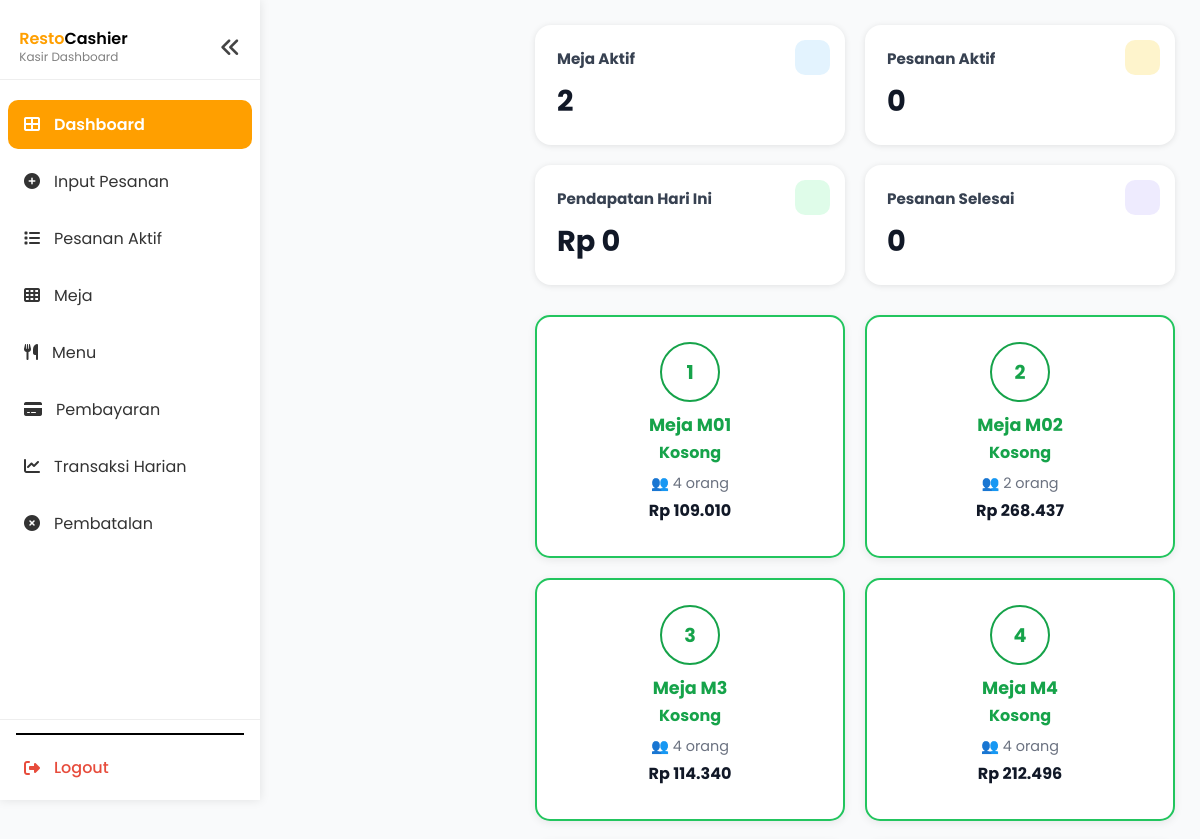
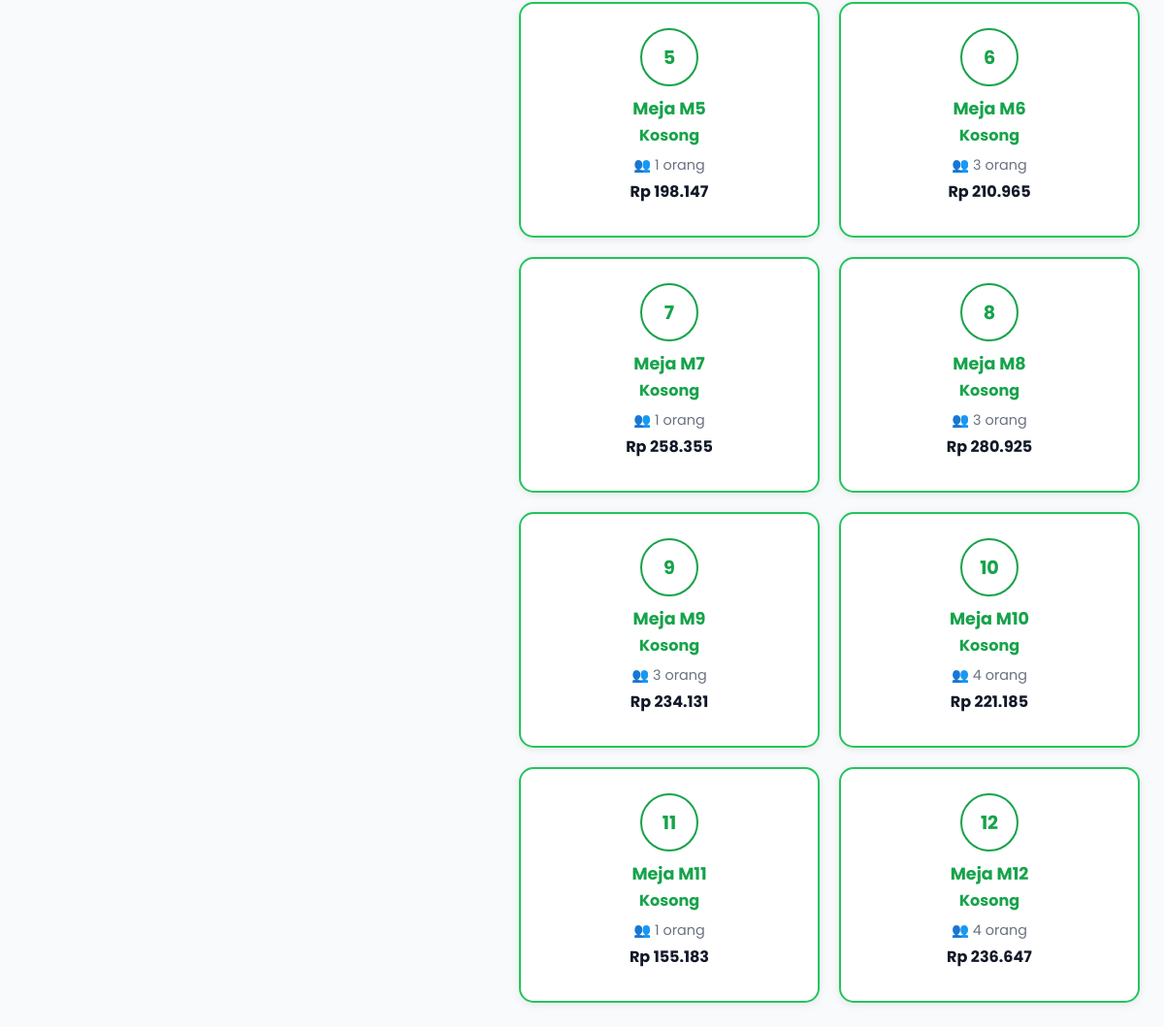
/kasir/dashboard_kasir.php, run on the app's committed database (2 pictures, top to bottom).
### tables this page shows
CREATE TABLE `meja` (
  `id_meja` int NOT NULL,
  `nomor_meja` varchar(20) NOT NULL,
  `kode_unik` varchar(64) NOT NULL,
  `status_meja` enum('kosong','terisi','menunggu_pembayaran','selesai') DEFAULT 'kosong',
  `qrcode_url` varchar(255) DEFAULT NULL,
  `last_update` datetime DEFAULT CURRENT_TIMESTAMP ON UPDATE CURRENT_TIMESTAMP
);

### kasir/dashboard_kasir.php (the view, shortened to what this page needs)
<?php
require_once '../database/connect.php';
include '../sidebar/sidebar_kasir.php';
$q1 = $conn->query("SELECT COUNT(*) AS total FROM meja");
$meja_aktif = $q1->fetch_assoc()['total'];
$q2 = $conn->query("
    SELECT COUNT(*) AS total
    FROM detail_pesanan dp
    JOIN pesanan p ON dp.id_pesanan = p.id_pesanan
    WHERE p.status_pesanan NOT IN ('selesai','dibayar','dibatalkan')
");
$pesanan_aktif = $q2->fetch_assoc()['total'];
$q3 = $conn->query("
    SELECT COALESCE(SUM(nominal), 0) AS total
    FROM laporan_transaksi
    WHERE jenis = 'penjualan'
      AND DATE(waktu_transaksi) = CURDATE()
");
$pendapatan_hari_ini = number_format($q3->fetch_assoc()['total'], 0, ',', '.');
$q4 = $conn->query("
    SELECT COUNT(*) AS total
    FROM pesanan
    WHERE status_pesanan IN ('selesai','dibayar')
");
$pesanan_selesai = $q4->fetch_assoc()['total'];
$meja = $conn->query("SELECT * FROM meja ORDER BY nomor_meja ASC")->fetch_all(MYSQLI_ASSOC);
?>
<!DOCTYPE html>
<html lang="id">
<head>
</head>
<body>
<main>
    <div class="stats-container">
        <div class="stat-card">
            <div class="icon user"></div>
            <h3>Meja Aktif</h3>
            <p><?= $meja_aktif ?></p>
        </div>
        <div class="stat-card">
            <div class="icon cart"></div>
            <h3>Pesanan Aktif</h3>
            <p><?= $pesanan_aktif ?></p>
        </div>
        <div class="stat-card">
            <div class="icon money"></div>
            <h3>Pendapatan Hari Ini</h3>
            <p>Rp <?= $pendapatan_hari_ini ?></p>
        </div>
        <div class="stat-card">
            <div class="icon done"></div>
            <h3>Pesanan Selesai</h3>
            <p><?= $pesanan_selesai ?></p>
        </div>
    </div>
    <div class="meja-grid">
        <?php for ($i = 1; $i <= 12; $i++):
            $m = $meja[$i-1] ?? ['nomor_meja'=>"M$i",'status_meja'=>'kosong'];
            $status = $m['status_meja'];
            $status_text = ucwords(str_replace('_',' ', $status));
        ?>
        <div class="meja-card <?= $status ?>">
            <div class="circle"><?= $i ?></div>
            <h4>Meja <?= htmlspecialchars($m['nomor_meja']) ?></h4>
            <p class="status"><?= $status_text ?></p>
            <p class="info">👥 <?= rand(1,4) ?> orang</p>
            <p class="harga">Rp <?= number_format(rand(100000,300000),0,',','.') ?></p>
        </div>
        <?php endfor; ?>
    </div>
</main>
</body>
</html>

### sidebar/sidebar_kasir.php (shortened to what this page needs)
<?php
  $current = basename($_SERVER['PHP_SELF']);
?>
<!DOCTYPE html>
<html lang="id">
<head>
  <link rel="stylesheet" href="https://cdnjs.cloudflare.com/ajax/libs/font-awesome/6.4.0/css/all.min.css">
</head>
<body>
  <div class="sidebar" id="sidebar">
    <div class="sidebar-header">
      <div class="title">
        <h2>Resto<span>Cashier</span></h2>
        <p>Kasir Dashboard</p>
      </div>
      <button id="toggle-btn"><i class="fa-solid fa-angles-left"></i></button>
    </div>
    <div class="menu">
      <a href="dashboard_kasir.php" class="<?= str_contains($current, 'dashboard_kasir') ? 'active' : '' ?>">
        <i class="fa-solid fa-table-cells-large"></i><span>Dashboard</span>
      </a>
      <a href="input_pesanan.php" class="<?= str_contains($current, 'input_pesanan') ? 'active' : '' ?>">
        <i class="fa-solid fa-plus-circle"></i><span>Input Pesanan</span>
      </a>
      <a href="pesanan_aktif.php" class="<?= str_contains($current, 'pesanan_aktif') ? 'active' : '' ?>">
        <i class="fa-solid fa-list"></i><span>Pesanan Aktif</span>
      </a>
      <a href="meja.php" class="<?= str_contains($current, 'meja') ? 'active' : '' ?>">
        <i class="fa-solid fa-table-cells"></i><span>Meja</span>
      </a>
      <a href="menu.php" class="<?= str_contains($current, 'menu') ? 'active' : '' ?>">
        <i class="fa-solid fa-utensils"></i><span>Menu</span>
      </a>
      <a href="pembayaran.php" class="<?= str_contains($current, 'pembayaran') ? 'active' : '' ?>">
        <i class="fa-solid fa-credit-card"></i><span>Pembayaran</span>
      </a>
      <a href="transaksi_harian.php" class="<?= str_contains($current, 'transaksi_harian') ? 'active' : '' ?>">
        <i class="fa-solid fa-chart-line"></i><span>Transaksi Harian</span>
      </a>
      <a href="pembatalan.php" class="<?= str_contains($current, 'pembatalan') ? 'active' : '' ?>">
        <i class="fa-solid fa-xmark-circle"></i><span>Pembatalan</span>
      </a>
    </div>
    <div class="menu-footer">
      <hr class="logout-divider">
      <div class="logout-item">
        <i class="fa-solid fa-right-from-bracket"></i><span>Logout</span>
      </div>
    </div>
  </div>
</body>
</html>

### sidebar/sidebar_kasir.php (style rules this page uses)
* { margin: 0; padding: 0; box-sizing: border-box; font-family: 'Poppins', sans-serif; }
body { background: #f8f9fb; overflow-x: hidden; }
.sidebar { width: 260px; background: #fff; box-shadow: 0 0 10px rgba(0,0,0,0.1); display: flex; flex-direction: column; height: 100vh; transition: all 0.3s ease; overflow-y: auto; }
.sidebar-header { display: flex; align-items: center; justify-content: space-between; padding: 1.8rem 1.2rem 0.8rem; border-bottom: 1px solid #eee; }
.sidebar-header .title h2 { font-size: 1rem; color: #ff9f00; font-weight: 600; line-height: 1.2; }
.sidebar-header .title span { color: #000; }
.sidebar-header .title p { font-size: 0.75rem; color: gray; }
#toggle-btn { background: none; border: none; font-size: 1.3rem; cursor: pointer; color: #444; transition: transform 0.3s ease, color 0.3s ease; }
.menu { display: flex; flex-direction: column; padding-top: 1rem; }
.menu a { display: flex; align-items: center; gap: 14px; padding: 12px 16px; color: #333; text-decoration: none; border-radius: 10px; margin: 4px 8px; transition: all 0.3s ease; }
.menu a.active { background: #ff9f00; color: #fff; font-weight: 600; }
.menu a.active i { color: #fff; }
.menu-footer { margin-top: auto; padding: 5px 0 8px; background: #fff; border-top: 1px solid #eee; }
.logout-divider { border: none; border-top: 2px solid #000; margin: 8px 16px; }
.logout-item { display: flex; align-items: center; gap: 14px; padding: 12px 16px; cursor: pointer; color: #e74c3c; font-weight: 500; border-radius: 10px; transition: all 0.3s ease; margin: 0 8px; }

### kasir/dashboard_kasir.php (style rules this page uses)
body { font-family: 'Segoe UI', sans-serif; margin: 0; padding: 0; background-color: #f9fafb; display: flex; }
main { flex: 1; padding: 25px; background: #f9fafb; transition: margin-left 0.3s ease; margin-left: 250px; }
.stats-container { display: grid; grid-template-columns: repeat(auto-fit, minmax(220px, 1fr)); gap: 20px; margin-bottom: 30px; }
.stat-card { background: #fff; border-radius: 16px; padding: 22px; position: relative; box-shadow: 0 1px 6px rgba(0,0,0,0.1); }
.stat-card h3 { color: #374151; font-size: 0.95rem; margin: 0; }
.stat-card p { margin: 10px 0 0; font-size: 1.8rem; font-weight: bold; color: #111827; }
.icon { position: absolute; top: 15px; right: 15px; width: 35px; height: 35px; border-radius: 10px; background-size: 60%; background-repeat: no-repeat; background-position: center; opacity: 0.9; }
.icon.user { background: #e0f2fe url('https://cdn-icons-png.flaticon.com/512/847/847969.png'); }
.icon.cart { background: #fef3c7 url('https://cdn-icons-png.flaticon.com/512/1170/1170678.png'); }
.icon.money { background: #dcfce7 url('https://cdn-icons-png.flaticon.com/512/483/483947.png'); }
.icon.done { background: #ede9fe url('https://cdn-icons-png.flaticon.com/512/1828/1828640.png'); }
.meja-grid { display: grid; grid-template-columns: repeat(auto-fit, minmax(220px, 1fr)); gap: 20px; }
.meja-card { background: #fff; border-radius: 15px; padding: 25px; text-align: center; box-shadow: 0 2px 8px rgba(0,0,0,0.08); transition: all 0.3s ease; border: 2px solid transparent; }
.circle { width: 60px; height: 60px; border-radius: 50%; border: 2px solid currentColor; display: flex; align-items: center; justify-content: center; font-weight: bold; margin: 0 auto 10px; font-size: 1.2rem; }
.kosong { border-color: #22c55e; color: #16a34a; }
.meja-card h4 { margin: 8px 0 2px; color: inherit; font-size: 1.1rem; }
.status { font-weight: bold; color: inherit; margin-bottom: 8px; }
.info { color: #6b7280; font-size: 0.9rem; margin: 4px 0; }
.harga { color: #111827; font-weight: bold; margin-bottom: 8px; }

### data on the page
meja: nomor_meja "M01", status_meja "Kosong"
meja: nomor_meja "M02", status_meja "Kosong"

### other printed values
$meja_aktif "2"
$pesanan_aktif "0"
$pendapatan_hari_ini "0"
$pesanan_selesai "0"
$m['nomor_meja'] "M3"
$status_text "Kosong"
$m['nomor_meja'] "M4"
$m['nomor_meja'] "M5"
$m['nomor_meja'] "M6"
$m['nomor_meja'] "M7"
$m['nomor_meja'] "M8"
$m['nomor_meja'] "M9"
$m['nomor_meja'] "M10"
$m['nomor_meja'] "M11"
$m['nomor_meja'] "M12"
